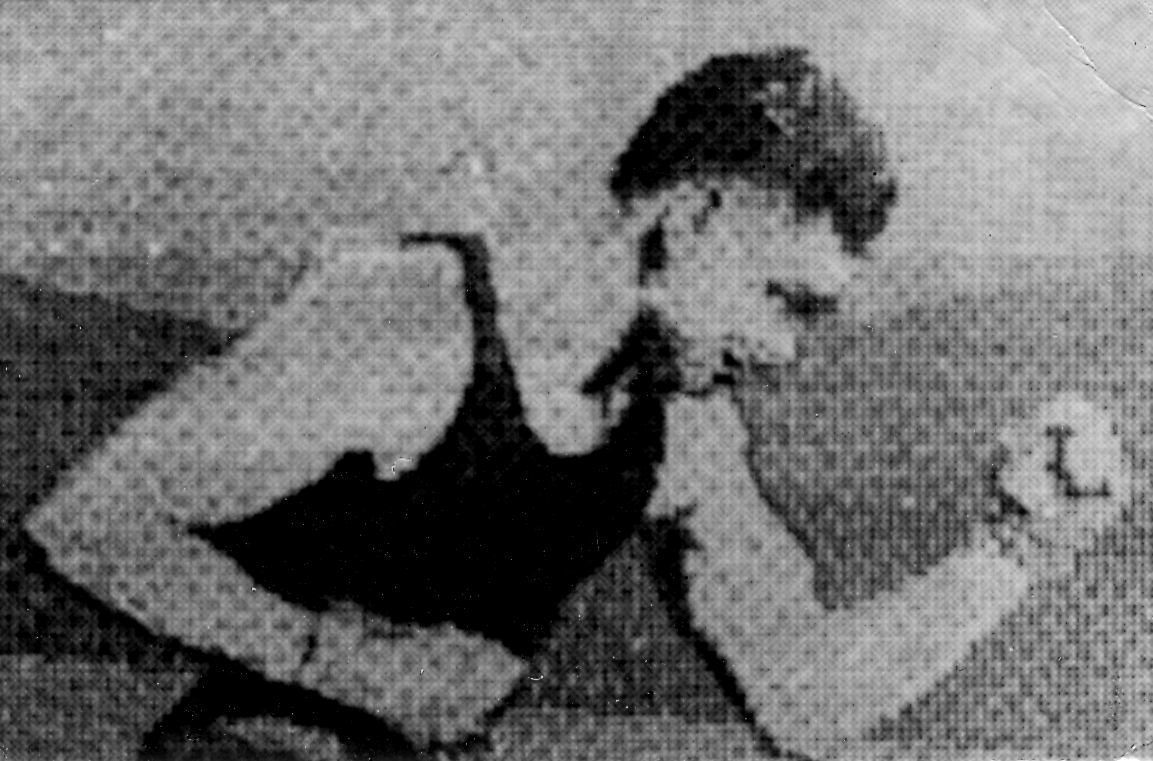
#> input picture CH01/Fig0101(1921 digital image).tif, 1153 x 761 px, found by its file name
$ python A_expt1.py
#> lines starting #> are read from the running program, lines starting #| are printed output that depends on the picture
'''
A_expt No. 1:

Title: Introduction to Digital Image Processing using Python

Aim: To write a program using Python to perform the following:
i) Read an image
ii) Display an image
iii) Create an image
iv) Display the following information about an image:
     a) Size of the image in terms of rows and columns of pixels
     b) No. of bits per pixel
     c) Size of the entire image in terms of memory requirements
v) View the entire image as a 2-D array of stored intensity levels.
vi) View a partial image as a 2-D array of stored intensity levels.
'''
# Important Imports
import numpy as np
from matplotlib import pyplot as plt


### i) Read an image
img=plt.imread('CH01\Fig0101(1921 digital image).tif')
#> img is the input picture: shape (761, 1153); min 0, max 255, mean 112.4


### ii) Display an image
plt.figure(1)
plt.imshow(img,cmap='gray')
plt.imsave('input_output\A_expt1_original_img.jpg',img,cmap='gray')

### iii) Create a random image
plt.figure(2)
rand_img=np.random.randint(0,255,(5,5),dtype='uint8')
plt.imshow(np.random.randint(0,255,(5,5)),cmap='gray')
plt.savefig('input_output\A_expt1_random_img.jpg',dpi=300)
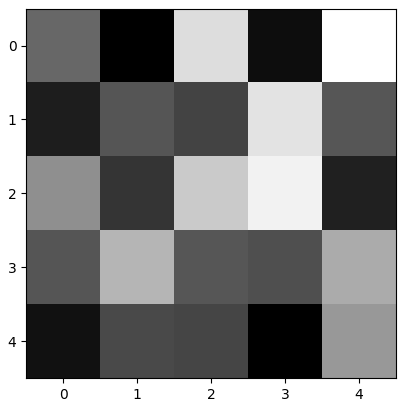
#> figure drawn by matplotlib, 1 panel
plt.show()


### iv) Display the following information about an image:

##### a) Size of the image in terms of rows and columns of pixels
r,c=rand_img.shape
print(f"Image Size: Rows={r}, Columns={c}")


##### b) No. of bits per pixel
'''
Size of an image = rows * cols * bpp,
where bpp is bits per pixel
'''
size_of_img=rand_img.size*rand_img.itemsize
bpp=size_of_img/(r*c)
print(f"Bits Per Pixel = {bpp*8} bits")


##### c) Size of the entire image in terms of memory requirements
print(f"Size of image = {size_of_img} bytes")


### v) View the entire image as a 2-D array of stored intensity levels
print("Entire image as 2-D array if stored intensity levels:")
print(rand_img)


### vi) View a partial image as a 2-D array of stored intensity levels.
print("Partial image as 2-D array if stored intensity levels:")
print(rand_img[:4,:3])

$ run again, with CH01/Fig0102(1922 digital image).tif copied over CH01/Fig0101(1921 digital image).tif
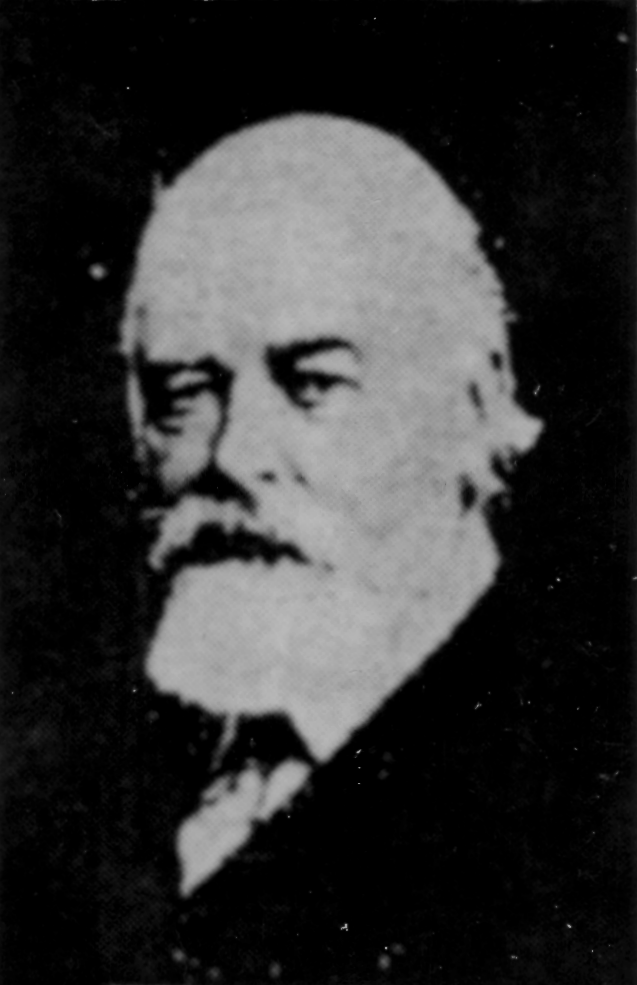
#> input picture CH01/Fig0102(1922 digital image).tif, 637 x 985 px, found by its file name
#> img is the input picture: shape (985, 637); min 0, max 189, mean 50
#> `plt.imsave('input_output\A_expt1_original_img.jpg',img,cmap='gray')`:
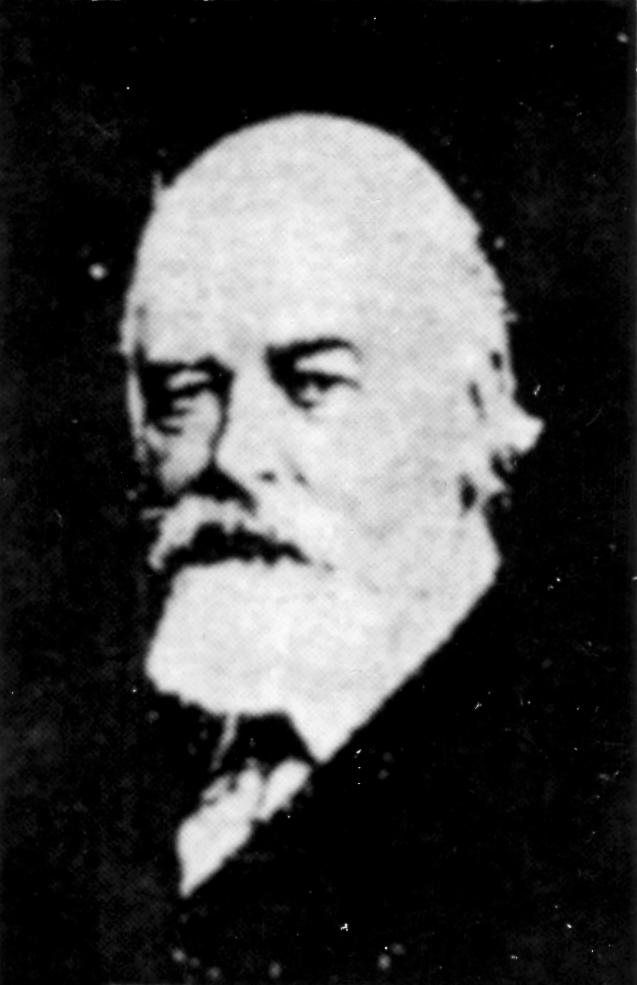
#> saved as A_expt1_original_img.jpg: shape (985, 637, 3); min 0, max 253, mean 67.4
